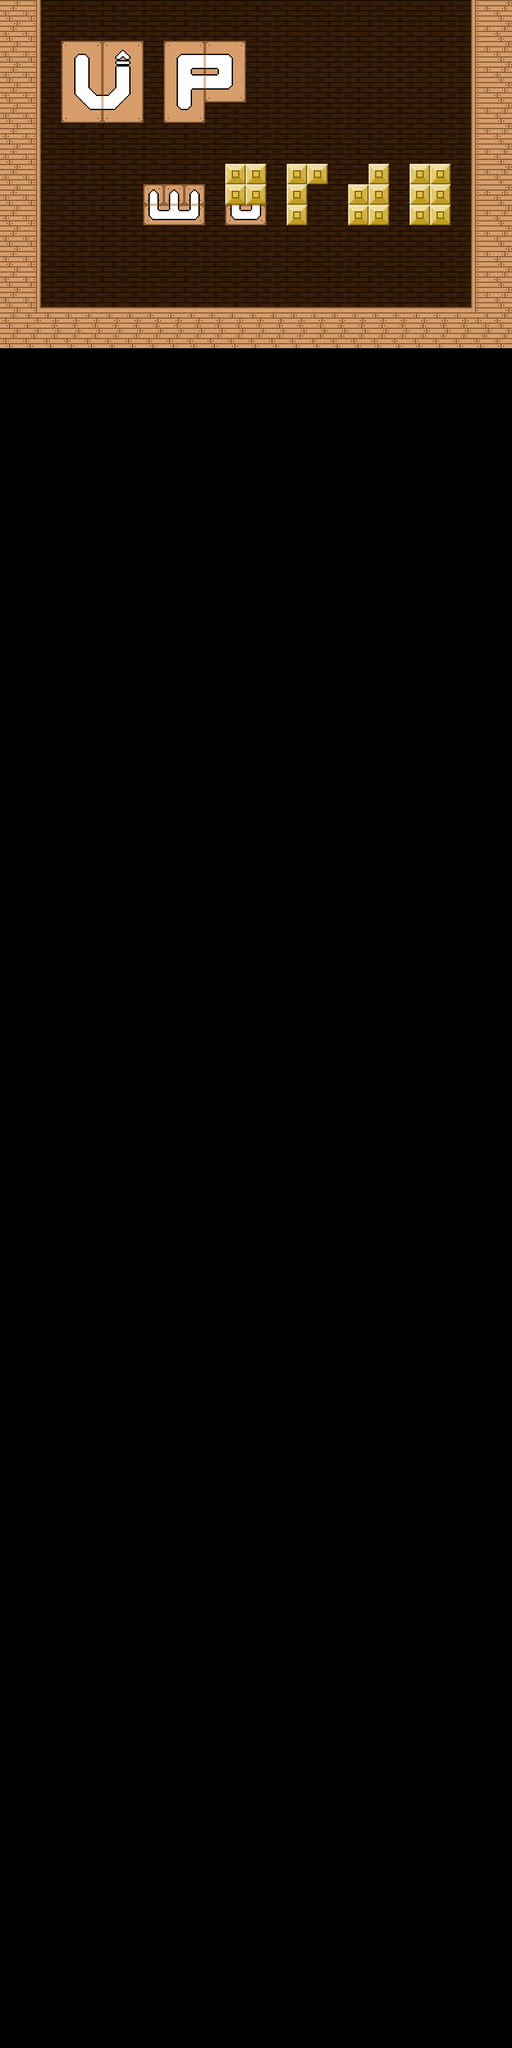

Rendered tile map (Tiled .tmx) drawn with the repository's tilesets; below, a short description and the map source with its tile grids summarised:
An orthogonal 25x100 tile map with 32x32 px tiles, 1 tile layer (Tile Layer 1), 2 hidden layers not drawn.

<map version="1.0" orientation="orthogonal" renderorder="right-down" width="25" height="100" tilewidth="32" tileheight="32" nextobjectid="3">
 <tileset firstgid="1" name="terrain" tilewidth="32" tileheight="32" tilecount="100" columns="10">
  <image source="terrain.png" width="320" height="320" />
  <tile id="3">
   <properties>
    <property name="collision" type="bool" value="true" />
   </properties>
  </tile>
  <tile id="4">
   <properties>
    <property name="collision" type="bool" value="true" />
   </properties>
  </tile>
  <tile id="13">
   <properties>
    <property name="collision" type="bool" value="true" />
   </properties>
  </tile>
  <tile id="14">
   <properties>
    <property name="collision" type="bool" value="true" />
   </properties>
  </tile>
  <tile id="15">
   <properties>
    <property name="collision" type="bool" value="true" />
   </properties>
  </tile>
  <tile id="16">
   <properties>
    <property name="collision" type="bool" value="true" />
   </properties>
  </tile>
  <tile id="17">
   <properties>
    <property name="collision" type="bool" value="true" />
   </properties>
  </tile>
  <tile id="23">
   <properties>
    <property name="collision" type="bool" value="true" />
   </properties>
  </tile>
  <tile id="25">
   <properties>
    <property name="collision" type="bool" value="true" />
   </properties>
  </tile>
  <tile id="26">
   <properties>
    <property name="collision" type="bool" value="true" />
   </properties>
  </tile>
  <tile id="27">
   <properties>
    <property name="collision" type="bool" value="true" />
   </properties>
  </tile>
  <tile id="28">
   <properties>
    <property name="collision" type="bool" value="true" />
   </properties>
  </tile>
  <tile id="35">
   <properties>
    <property name="collision" type="bool" value="true" />
   </properties>
  </tile>
  <tile id="36">
   <properties>
    <property name="collision" type="bool" value="true" />
   </properties>
  </tile>
  <tile id="37">
   <properties>
    <property name="collision" type="bool" value="true" />
   </properties>
  </tile>
  <tile id="38">
   <properties>
    <property name="collision" type="bool" value="true" />
   </properties>
  </tile>
  <tile id="43">
   <properties>
    <property name="collision" type="bool" value="true" />
   </properties>
  </tile>
  <tile id="44">
   <properties>
    <property name="collision" type="bool" value="true" />
   </properties>
  </tile>
  <tile id="45">
   <properties>
    <property name="collision" type="bool" value="true" />
   </properties>
  </tile>
  <tile id="46">
   <properties>
    <property name="collision" type="bool" value="true" />
   </properties>
  </tile>
  <tile id="47">
   <properties>
    <property name="collision" type="bool" value="true" />
   </properties>
  </tile>
  <tile id="48">
   <properties>
    <property name="collision" type="bool" value="true" />
   </properties>
  </tile>
  <tile id="53">
   <properties>
    <property name="collision" type="bool" value="true" />
   </properties>
  </tile>
  <tile id="54">
   <properties>
    <property name="collision" type="bool" value="true" />
   </properties>
  </tile>
  <tile id="55">
   <properties>
    <property name="collision" type="bool" value="true" />
   </properties>
  </tile>
  <tile id="56">
   <properties>
    <property name="collision" type="bool" value="true" />
   </properties>
  </tile>
  <tile id="57">
   <properties>
    <property name="collision" type="bool" value="true" />
   </properties>
  </tile>
  <tile id="58">
   <properties>
    <property name="collision" type="bool" value="true" />
   </properties>
  </tile>
  <tile id="63">
   <properties>
    <property name="collision" type="bool" value="true" />
   </properties>
  </tile>
  <tile id="64">
   <properties>
    <property name="collision" type="bool" value="true" />
   </properties>
  </tile>
  <tile id="65">
   <properties>
    <property name="collision" type="bool" value="true" />
   </properties>
  </tile>
  <tile id="66">
   <properties>
    <property name="collision" type="bool" value="true" />
   </properties>
  </tile>
  <tile id="67">
   <properties>
    <property name="collision" type="bool" value="true" />
   </properties>
  </tile>
  <tile id="68">
   <properties>
    <property name="collision" type="bool" value="true" />
   </properties>
  </tile>
  <tile id="73">
   <properties>
    <property name="collision" type="bool" value="true" />
   </properties>
  </tile>
  <tile id="74">
   <properties>
    <property name="collision" type="bool" value="true" />
   </properties>
  </tile>
  <tile id="75">
   <properties>
    <property name="collision" type="bool" value="true" />
   </properties>
  </tile>
 </tileset>
 <layer name="Tile Layer 1" width="25" height="100">
  <properties>
   <property name="height" type="int" value="17" />
  </properties>
  <data>[2500 cells, 425 non-empty, 36 distinct tile ids]</data>
 </layer>
 <layer name="seg1" width="25" height="100" visible="0">
  <properties>
   <property name="height" type="int" value="18" />
  </properties>
  <data>[2500 cells, 450 non-empty, 5 distinct tile ids]</data>
 </layer>
 <layer name="seg2" width="25" height="100" visible="0">
  <properties>
   <property name="height" type="int" value="15" />
  </properties>
  <data>[2500 cells, 375 non-empty, 5 distinct tile ids]</data>
 </layer>
</map>